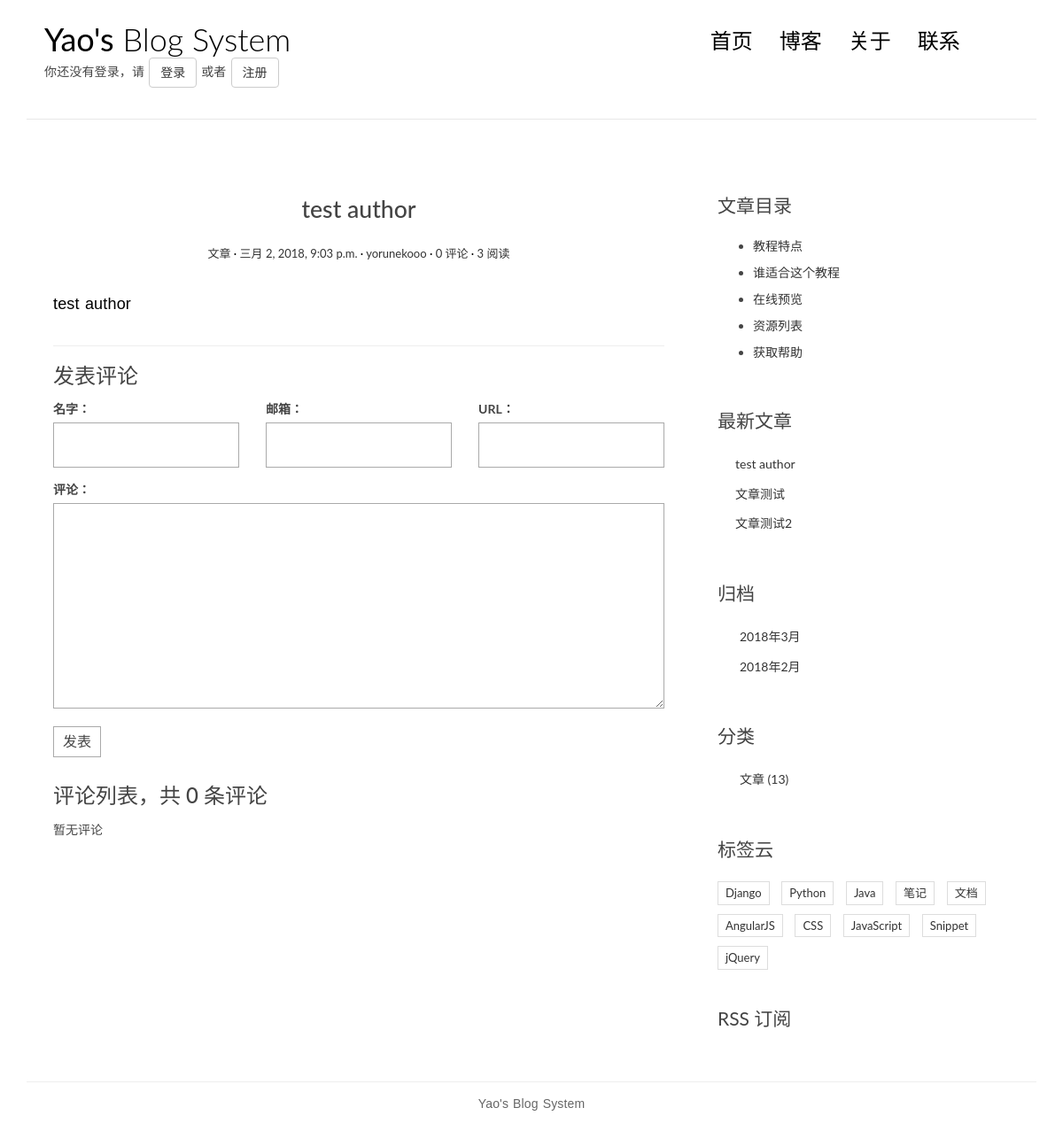
Screenshot of /post/3/ with the database file from the repository.
### blog/models.py (models this page shows, shortened)
@python_2_unicode_compatible
class Post(models.Model):
    title = models.CharField(max_length=70)
    body = models.TextField()
    created_time = models.DateTimeField()
    modified_time = models.DateTimeField()
    excerpt = models.CharField(max_length=200, blank=True)
    category = models.ForeignKey(Category, on_delete=models.CASCADE,)
    tags = models.ManyToManyField(Tag, blank=True)
    author = models.ForeignKey(settings.AUTH_USER_MODEL, on_delete=models.CASCADE,)
    views = models.PositiveIntegerField(default=0)
    def get_absolute_url(self):
        return reverse('blog:detail', kwargs={'pk': self.pk})
    def increase_views(self):
        self.views += 1
        self.save(update_fields=['views'])
    def save(self, *args, **kwargs):
        if not self.excerpt:
            md = markdown.Markdown(extensions=[
                'markdown.extensions.extra',
                'markdown.extensions.codehilite',
            ])
            self.excerpt = strip_tags(md.convert(self.body))[:54]
        super(Post, self).save(*args, **kwargs)
    class Meta:
        ordering = ['-created_time']

@python_2_unicode_compatible
class Category(models.Model):
    name = models.CharField(max_length=100)

### users/models.py (models this page shows, shortened)
@python_2_unicode_compatible
class User(AbstractUser):
    nickname = models.CharField(max_length=50, blank=True)
    class Meta(AbstractUser.Meta):
        pass

### blog/views.py (the view)
# urls.py: url(r'^post/(?P<pk>[0-9]+)/$', views.PostDetailView.as_view(), name='detail'),
class PostDetailView(DetailView):
    model = Post
    template_name = 'detail.html'
    context_object_name = 'post'
    def get(self, request, *args, **kwargs):
        response = super(PostDetailView, self).get(request, *args, **kwargs)
        self.object.increase_views()
        return response
    def get_object(self, queryset=None):
        post = super(PostDetailView, self).get_object(queryset=None)
        post.body = markdown.markdown(post.body,
                                      extensions=[
                                          'markdown.extensions.extra',
                                          'markdown.extensions.codehilite',
                                          'markdown.extensions.toc',
                                      ])
        return post
    def get_context_data(self, **kwargs):
        context = super(PostDetailView, self).get_context_data(**kwargs)
        form = CommentForm()
        comment_list = self.object.comment_set.all()
        context.update({
            'form': form,
            'comment_list': comment_list
        })
        return context

### comments/forms.py
class CommentForm(forms.ModelForm):
    class Meta:
        model = Comment
        fields = ['name', 'email', 'url', 'text']

### blog/templatetags/blog_tags.py (called while the page is built)
@register.simple_tag
def get_recent_posts(num=5):
    return Post.objects.all().order_by('-created_time')[:num]

@register.simple_tag
def archives():
    return Post.objects.dates('created_time', 'month', order='DESC')

@register.simple_tag
def get_categories():
    return Category.objects.all()

### blog/templates/detail.html (shortened to what this page needs)
{% extends 'base.html' %}
{% block main %}
    <article class="post post-{{ post.pk }}">
      <header class="entry-header">
        <h1 class="entry-title">{{ post.title }}</h1>
        <div class="entry-meta">
          <span class="post-category"><a href="#">{{ post.category.name }}</a></span>
          <span class="post-date"><a href="#"><time class="entry-date"
                                                    datetime="{{ post.created_time }}">{{ post.created_time }}</time></a></span>
          <span class="post-author"><a href="#">{{ post.author }}</a></span>
          <span class="comments-link"><a href="#">{{ post.comment_set.count }} 评论</a></span>
          <span class="views-count"><a href="#">{{ post.views }} 阅读</a></span>
        </div>
      </header>
      <div class="entry-content clearfix">
        {{ post.body|safe }}
      </div>
    </article>
    <section class="comment-area" id="comment-area">
        <hr>
        <h3>发表评论</h3>
        <form action="{% url 'comments:post_comment' post.pk %}" method="post" class="comment-form">
            <div class="row">
                <div class="col-md-4">
                    <label for="{{ form.name.id_for_label }}">名字：</label>
                    {{ form.name }}
                </div>
                <div class="col-md-4">
                    <label for="{{ form.email.id_for_label }}">邮箱：</label>
                    {{ form.email }}
                </div>
                <div class="col-md-4">
                    <label for="{{ form.url.id_for_label }}">URL：</label>
                    {{ form.url }}
                </div>
                <div class="col-md-12">
                    <label for="{{ form.text.id_for_label }}">评论：</label>
                    {{ form.text }}
                    <button type="submit" class="comment-btn">发表</button>
                </div>
              </div>
            </form>
        <div class="comment-list-panel">
            <h3>评论列表，共 <span>{{ post.comment_set.count }}</span> 条评论</h3>
            <ul class="comment-list list-unstyled">
                {% for comment in comment_list %}
                <li class="comment-item">
                    <span class="nickname">{{ comment.name }}</span>
                    <time class="submit-date">{{ comment.created_time }}</time>
                    <div class="text">
                        {{ comment.text }}
                    </div>
                </li>
                {% empty %}
                暂无评论
                {% endfor %}
            </ul>
        </div>
    </section>
{% endblock main %}
{% block toc %}
    <div class="widget widget-content">
        <h3 class="widget-title">文章目录</h3>
        <ul>
            <li>
                <a href="#">教程特点</a>
            </li>
            <li>
                <a href="#">谁适合这个教程</a>
            </li>
            <li>
                <a href="#">在线预览</a>
            </li>
            <li>
                <a href="#">资源列表</a>
            </li>
            <li>
                <a href="#">获取帮助</a>
            </li>
        </ul>
    </div>
{% endblock toc %}

### blog/templates/base.html (shortened to what this page needs)
{% load staticfiles %}
{% load blog_tags %}
<!DOCTYPE html>
<html>
<head>
    <link rel="stylesheet" href="{% static 'blog/css/bootstrap.min.css' %}">
    <link rel="stylesheet" href="http://code.ionicframework.com/ionicons/2.0.1/css/ionicons.min.css">
    <link rel="stylesheet" href="{% static 'blog/css/pace.css' %}">
    <link rel="stylesheet" href="{% static 'blog/css/custom.css' %}">
    <link rel="stylesheet" href="{% static 'blog/css/highlights/github.css' %}">
</head>
<body>
<div class="container">
    <header id="site-header">
        <div class="row">
            <div class="col-md-4 col-sm-5 col-xs-8">
                <div class="logo">
                    <h1><a href="{% url 'blog:index' %}"><b>Yao's</b> Blog System</a></h1>
                </div>
                <div>
                    {% if user.is_authenticated %}
                        <p>你已登录，欢迎你：<a href="#">{{ user.username }}</a></p>
                        <button class="btn btn-default"><a href="{% url 'logout' %}?next={{ request.path }}">注销登录</a></button>
                        <button class="btn btn-default"><a href="{% url 'password_change' %}?next={{ request.path }}">修改密码</a></button>
                    {% else %}
                        <p>你还没有登录，请
                            <button class="btn btn-default"><a href="{% url 'login' %}?next={{ request.path }}">登录</a></button>
                            或者
                            <button class="btn btn-default"><a href="{% url 'users:register' %}?next={{ request.path }}">注册</a></button>
                        </p>
                    {% endif %}
                </div>
            </div>
            <div class="col-md-8 col-sm-7 col-xs-4">
                <nav class="main-nav" role="navigation">
                    <div class="collapse navbar-collapse" id="bs-example-navbar-collapse-1">
                        <ul class="nav navbar-nav navbar-right">
                            <li class="cl-effect-11"><a href="index.html" data-hover="首页">首页</a></li>
                            <li class="cl-effect-11"><a href="full-width.html" data-hover="博客">博客</a></li>
                            <li class="cl-effect-11"><a href="about.html" data-hover="关于">关于</a></li>
                            <li class="cl-effect-11"><a href="contact.html" data-hover="联系">联系</a></li>
                        </ul>
                    </div>
                </nav>
            </div>
        </div>
    </header>
</div>
<div class="content-body">
    <div class="container">
        <div class="row">
            <main class="col-md-8">
                {% block main %}
                {% endblock main %}
            </main>
            <aside class="col-md-4">
                {% block toc %}
                {% endblock toc %}
                <div class="widget widget-recent-posts">
                    <h3 class="widget-title">最新文章</h3>
                    {% get_recent_posts as recent_post_list %}
                    <ul>
                        {% for post in recent_post_list %}
                        <li>
                            <a href="{{ post.get_absolute_url }}">{{ post.title }}</a>
                        </li>
                        {% empty %}
                        暂无文章！
                        {% endfor %}
                    </ul>
                </div>
                <div class="widget widget-archives">
                    {% archives as date_list %}
                    <h3 class="widget-title">归档</h3>
                    <ul>
                        {% for date in date_list %}
                        <li>
                            <a href="{% url 'blog:archives' date.year date.month %}">{{ date.year }}年{{ date.month }}月</a>
                        </li>
                        {% empty %}
                        暂无归档！
                        {% endfor %}
                    </ul>
                </div>
                <div class="widget widget-category">
                    <h3 class="widget-title">分类</h3>
                    {% get_categories as category_list %}
                    <ul>
                        {% for category in category_list %}
                        <li>
                            <a href="{% url 'blog:category' category.pk %}">{{ category.name }} <span class="post-count">(13)</span></a>
                        </li>
                        {% empty %}
                        暂无分类！
                        {% endfor %}
                    </ul>
                </div>
                <div class="widget widget-tag-cloud">
                    <h3 class="widget-title">标签云</h3>
                    <ul>
                        <li>
                            <a href="#">Django</a>
                        </li>
                        <li>
                            <a href="#">Python</a>
                        </li>
                        <li>
                            <a href="#">Java</a>
                        </li>
                        <li>
                            <a href="#">笔记</a>
                        </li>
                        <li>
                            <a href="#">文档</a>
                        </li>
                        <li>
                            <a href="#">AngularJS</a>
                        </li>
                        <li>
                            <a href="#">CSS</a>
                        </li>
                        <li>
                            <a href="#">JavaScript</a>
                        </li>
                        <li>
                            <a href="#">Snippet</a>
                        </li>
                        <li>
                            <a href="#">jQuery</a>
                        </li>
                    </ul>
                </div>
                <div class="rss">
                    <a href=""> RSS 订阅</a>
                </div>
            </aside>
        </div>
    </div>
</div>
<footer id="site-footer">
    <div class="container">
        <div class="row">
            <div class="col-md-12">
                <p class="copyright">Yao's Blog System</p>
            </div>
        </div>
    </div>
</footer>
</body>
</html>

### blog/static/blog/css/custom.css (style rules this page uses)
* { outline: none; }
h1, h2, h3, h4, h5, h6 { margin-top: 0; }
b { font-weight: 400; }
a { color: #333; }
body { color: #444; font-family: 'Lato', sans-serif; }
p { font-family: 'Ubuntu', sans-serif; font-weight: 400; word-spacing: 1px; letter-spacing: 0.01em; }
#site-header { background-color: #FFF; padding: 25px 20px; margin-bottom: 40px; border-bottom: 1px solid #e7e7e7; }
.logo h1 a { color: #000; }
.logo h1 { margin: 0; font-family: 'Lato', sans-serif; font-weight: 300; }
.main-nav { margin-top: 11px; max-width: 95%; }
.main-nav a { color: #000000 !important; padding: 0 0 5px 0 !important; margin-right: 30px; font-family: 'Lato', sans-serif; font-weight: 300; font-size: 24px; }
.cl-effect-11 a { padding: 10px 0; color: #0972b4; text-shadow: none; }
.cl-effect-11 a::before { position: absolute; top: 0; left: 0; overflow: hidden; padding: 0 0 5px 0 !important; max-width: 0; border-bottom: 1px solid #000; color: #000; content: attr(data-hover); white-space: nowrap; -webkit-transition: max-width 0.5s; -moz-transition: max-width 0.5s; transition: max-width 0.5s; }
.content-body { padding-bottom: 4em; }
.post { background: #fff; padding: 30px 30px 0; }
.entry-title { text-align: center; font-size: 1.9em; margin-bottom: 20px; line-height: 1.6; padding: 10px 20px 0; }
.entry-meta { text-align: center; color: #DDDDDD; font-size: 13px; margin-bottom: 30px; }
.entry-content { font-size: 18px; line-height: 1.9; font-weight: 300; color: #000; }
.post-category::after, .post-date::after, .post-author::after, .comments-link::after { content: ' ·'; color: #000; }
.widget { background: #fff; padding: 30px 0 0; }
.widget-title { font-size: 1.5em; margin-bottom: 20px; line-height: 1.6; padding: 10px 0 0; font-weight: 400; }
.widget-recent-posts ul { padding: 0; margin: 0; padding-left: 20px; }
.widget-recent-posts ul li { list-style-type: none; position: relative; line-height: 170%; margin-bottom: 10px; }
.widget-recent-posts ul li::before { content: '\f3d3'; font-family: "Ionicons"; position: absolute; left: -17px; top: 3px; font-size: 16px; color: #000; }
.widget-archives ul { padding: 0; margin: 0; padding-left: 25px; }
.widget-archives ul li { list-style-type: none; position: relative; line-height: 170%; margin-bottom: 10px; }
.widget-archives ul li::before { content: '\f3f3'; font-family: "Ionicons"; position: absolute; left: -25px; top: 1px; font-size: 16px; color: #000; }
.widget-category ul { padding: 0; margin: 0; padding-left: 25px; }
.widget-category ul li { list-style-type: none; position: relative; line-height: 170%; margin-bottom: 10px; }
.widget-category ul li::before { content: '\f3fe'; font-family: "Ionicons"; position: absolute; left: -25px; top: 1px; font-size: 18px; color: #000; }
.widget-tag-cloud ul { padding: 0; margin: 0; margin-right: -10px; }
.widget-tag-cloud ul li { list-style-type: none; font-size: 13px; display: inline-block; margin-right: 10px; margin-bottom: 10px; padding: 3px 8px; border: 1px solid #ddd; }
.widget-content ul li { margin-bottom: 10px; }
.rss { font-size: 21px; margin-top: 30px; }
.rss a { color: #444; }
#site-footer { padding-top: 10px; padding: 0 0 1.5em 0; }
.copyright { text-align: center; padding-top: 1em; margin: 0; border-top: 1px solid #eee; color: #666; }
.contact-form input, .comment-form input { border: 1px solid #aaa; margin-bottom: 15px; width: 100%; padding: 15px 15px; font-size: 16px; line-height: 100%; transition: 0.4s border-color linear; }
.contact-form textarea, .comment-form textarea { border: 1px solid #aaa; margin-bottom: 15px; width: 100%; padding: 15px 15px; font-size: 16px; line-height: 20px !important; min-height: 183px; transition: 0.4s border-color linear; }
.comment-area { padding: 0 30px 0; }
.comment-form { margin-top: 15px; }
.comment-form .comment-btn { background-color: #fff; border: 1px solid #aaa; font-size: 16px; padding: 5px 10px; }
.comment-list-panel { margin-top: 30px; }
.comment-list { margin-top: 15px; }

### rows the page displays
Post: title "test author", category.name "文章", created_time "三月 2, 2018, 9:03 p.m.", author "yorunekooo", comment_set.count "0", views "3", body "test author"
Post: title "文章测试"
Post: title "文章测试2"
Category: name "文章"

### other values shown
{{ date.year }} "2018" "2018"
{{ date.month }} "3" "2"
